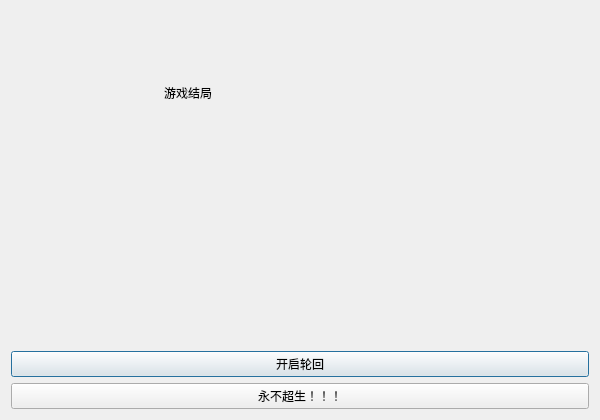
<?xml version="1.0" encoding="UTF-8"?>
<ui version="4.0">
 <class>TheEnd</class>
 <widget class="QDialog" name="TheEnd">
  <property name="geometry">
   <rect>
    <x>0</x>
    <y>0</y>
    <width>600</width>
    <height>420</height>
   </rect>
  </property>
  <property name="windowTitle">
   <string>no gacha no life</string>
  </property>
  <property name="windowIcon">
   <iconset resource="pictures.qrc">
    <normaloff>:/pictures/logo.png</normaloff>:/pictures/logo.png</iconset>
  </property>
  <layout class="QVBoxLayout" name="verticalLayout">
   <item>
    <widget class="QLabel" name="label">
     <property name="text">
      <string>                                              游戏结局</string>
     </property>
    </widget>
   </item>
   <item>
    <widget class="QLabel" name="label_2">
     <property name="text">
      <string/>
     </property>
    </widget>
   </item>
   <item>
    <widget class="QPushButton" name="new_game">
     <property name="text">
      <string>开启轮回</string>
     </property>
    </widget>
   </item>
   <item>
    <widget class="QPushButton" name="gameover">
     <property name="text">
      <string>永不超生！！！</string>
     </property>
    </widget>
   </item>
  </layout>
 </widget>
 <resources>
  <include location="pictures.qrc"/>
 </resources>
 <connections/>
</ui>
